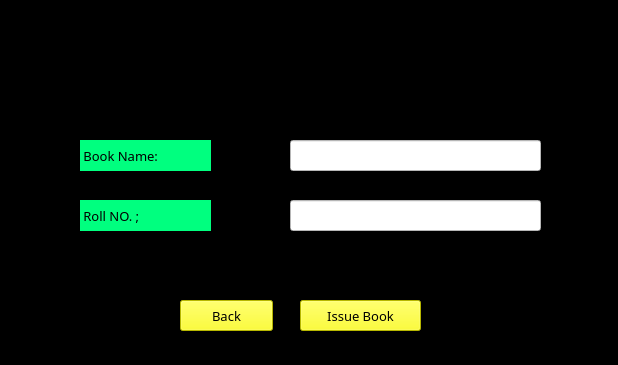
<?xml version="1.0" encoding="UTF-8"?>
<ui version="4.0">
 <class>issuebook</class>
 <widget class="QMainWindow" name="issuebook">
  <property name="geometry">
   <rect>
    <x>0</x>
    <y>0</y>
    <width>618</width>
    <height>365</height>
   </rect>
  </property>
  <property name="windowTitle">
   <string>Issue Book</string>
  </property>
  <property name="styleSheet">
   <string notr="true">background-color:black;</string>
  </property>
  <widget class="QWidget" name="centralwidget">
   <widget class="QLineEdit" name="lineEdit">
    <property name="geometry">
     <rect>
      <x>290</x>
      <y>140</y>
      <width>251</width>
      <height>31</height>
     </rect>
    </property>
    <property name="font">
     <font>
      <family>Algerian</family>
      <pointsize>10</pointsize>
     </font>
    </property>
    <property name="styleSheet">
     <string notr="true">background-color: rgb(255, 255, 255);
color:balck;</string>
    </property>
    <property name="text">
     <string/>
    </property>
   </widget>
   <widget class="QLabel" name="bookname">
    <property name="geometry">
     <rect>
      <x>80</x>
      <y>140</y>
      <width>131</width>
      <height>31</height>
     </rect>
    </property>
    <property name="font">
     <font>
      <family>Algerian</family>
      <pointsize>10</pointsize>
     </font>
    </property>
    <property name="styleSheet">
     <string notr="true">
background-color: rgb(0, 255, 127);
color:back;</string>
    </property>
    <property name="text">
     <string> Book Name:</string>
    </property>
   </widget>
   <widget class="QLabel" name="label">
    <property name="geometry">
     <rect>
      <x>40</x>
      <y>40</y>
      <width>521</width>
      <height>51</height>
     </rect>
    </property>
    <property name="font">
     <font>
      <family>Algerian</family>
      <pointsize>12</pointsize>
     </font>
    </property>
    <property name="styleSheet">
     <string notr="true">background-color: rgb(0, 0, 0);
color: rgb(255, 255, 255);</string>
    </property>
    <property name="text">
     <string/>
    </property>
   </widget>
   <widget class="QPushButton" name="issuebtn">
    <property name="geometry">
     <rect>
      <x>300</x>
      <y>300</y>
      <width>121</width>
      <height>31</height>
     </rect>
    </property>
    <property name="font">
     <font>
      <family>Algerian</family>
      <pointsize>10</pointsize>
     </font>
    </property>
    <property name="styleSheet">
     <string notr="true">colro:rgb(0, 0, 0);
background:yellow;</string>
    </property>
    <property name="text">
     <string>Issue Book</string>
    </property>
   </widget>
   <widget class="QLineEdit" name="lineEdit_2">
    <property name="geometry">
     <rect>
      <x>290</x>
      <y>200</y>
      <width>251</width>
      <height>31</height>
     </rect>
    </property>
    <property name="font">
     <font>
      <family>Algerian</family>
      <pointsize>10</pointsize>
     </font>
    </property>
    <property name="styleSheet">
     <string notr="true">background-color: rgb(255, 255, 255);
color:balck;</string>
    </property>
    <property name="text">
     <string/>
    </property>
   </widget>
   <widget class="QLabel" name="rollno">
    <property name="geometry">
     <rect>
      <x>80</x>
      <y>200</y>
      <width>131</width>
      <height>31</height>
     </rect>
    </property>
    <property name="font">
     <font>
      <family>Algerian</family>
      <pointsize>10</pointsize>
     </font>
    </property>
    <property name="styleSheet">
     <string notr="true">
background-color: rgb(0, 255, 127);
color:back;</string>
    </property>
    <property name="text">
     <string> Roll NO. ;</string>
    </property>
   </widget>
   <widget class="QPushButton" name="back">
    <property name="geometry">
     <rect>
      <x>180</x>
      <y>300</y>
      <width>93</width>
      <height>31</height>
     </rect>
    </property>
    <property name="font">
     <font>
      <family>Algerian</family>
      <pointsize>10</pointsize>
     </font>
    </property>
    <property name="styleSheet">
     <string notr="true">color :black;
background:yellow;</string>
    </property>
    <property name="text">
     <string>Back</string>
    </property>
   </widget>
  </widget>
 </widget>
 <resources/>
 <connections/>
</ui>
